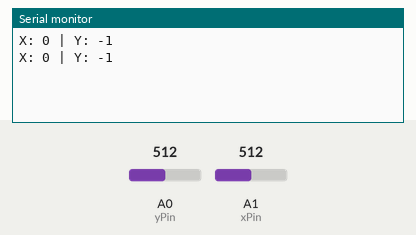
The sketch below on a simulated Arduino Uno, built with avr-gcc and run on an emulated ATmega328P. Parts: the last lines printed to the serial monitor. The inputs (shaded band) are chosen by the test bench; at power-on: A0 (yPin) = 512, A1 (xPin) = 512.

Above: at 1.8 s.
1.9 s: A0 (yPin) set to 493
At 2.8 s:
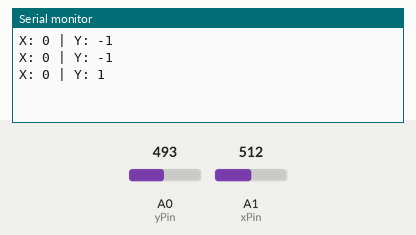
3.4 s: A1 (xPin) set to 493
At 4.7 s:
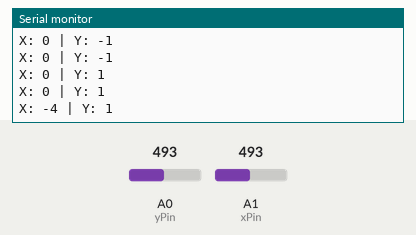
4.9 s: A1 (xPin) set to 525
At 5.8 s:
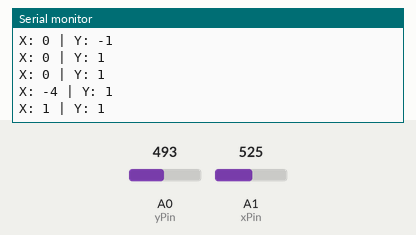
6.4 s: A0 (yPin) set to 511
At 7.8 s:
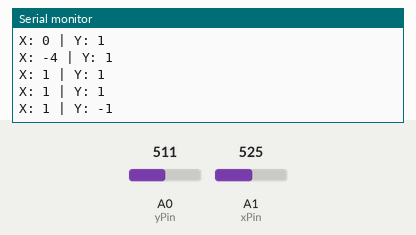
Timing chart, 0 to 8.9 s (numbered marks = the images above; inputs shaded):
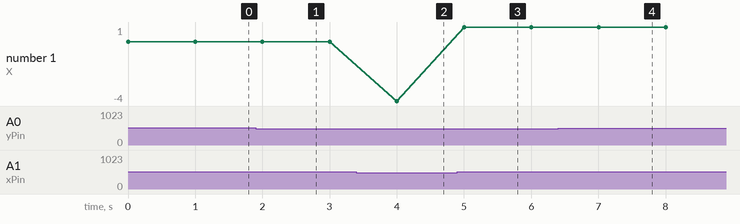

The sketch:

joystick.ino
```cpp
int xPin = A1;
int yPin = A0;
int xPosition = 0;
int yPosition = 0;
int xValueToOut = 0;
int yValueToOut = 0;
void setup() {
  Serial.begin(9600);
  pinMode(xPin, INPUT);
  pinMode(yPin, INPUT);
}

void loop() {
  xPosition = analogRead(xPin);
  yPosition = analogRead(yPin);
  if (xPosition==515){
    xValueToOut = 0;
  } else if (xPosition<515){
    xValueToOut = map(xPosition, 514, 0, 0, -100);
  } else if (xPosition>515){
    xValueToOut = map(xPosition, 516, 1023, 0, 100);
  }

  if (yPosition==503){
    yValueToOut = 0;
  } else if (yPosition<503){
    yValueToOut = map(yPosition, 503, 0, 0, 100);
  } else if (xPosition>503){
    yValueToOut = map(yPosition, 503, 1023, 0, -100);
  }

  Serial.print("X: ");
  Serial.print(xValueToOut);
  Serial.print(" | Y: ");
  Serial.print(yValueToOut);
  Serial.println("");
  delay(1000);
}
```

Measured:
- after the input at 1.9 s, the serial monitor: prints a new line after 0.10 s (image 1)
- after the input at 3.4 s, the serial monitor: prints a new line after 0.60 s (image 2)
- after the input at 4.9 s, the serial monitor: prints a new line after 0.10 s (image 3)
- after the input at 6.4 s, the serial monitor: prints a new line after 0.60 s (image 4)
- plotted number 1: 0 → -4 after the input at 3.4 s
